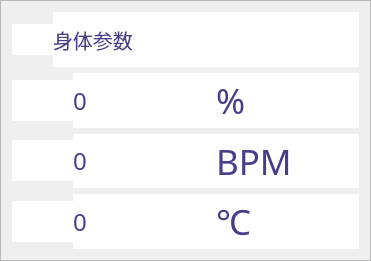
  <widget class="QFrame" name="frame_body">
   <property name="geometry">
    <rect>
     <x>10</x>
     <y>110</y>
     <width>371</width>
     <height>261</height>
    </rect>
   </property>
   <property name="styleSheet">
    <string notr="true">#frame_body {
    background-color: rgb(255, 255, 255); /* 设置背景颜色为白色 */
    border: 1px solid rgb(200, 200, 200); /* 设置边框颜色 */
    border-radius: 10px;                  /* 设置圆角半径 */
}
</string>
   </property>
   <property name="frameShape">
    <enum>QFrame::StyledPanel</enum>
   </property>
   <property name="frameShadow">
    <enum>QFrame::Raised</enum>
   </property>
   <layout class="QGridLayout" name="gridLayout">
    <property name="horizontalSpacing">
     <number>5</number>
    </property>
    <item row="0" column="0">
     <layout class="QHBoxLayout" name="horizontalLayout_4">
      <item>
       <widget class="QLabel" name="label_4">
        <property name="minimumSize">
         <size>
          <width>41</width>
          <height>31</height>
         </size>
        </property>
        <property name="maximumSize">
         <size>
          <width>41</width>
          <height>31</height>
         </size>
        </property>
        <property name="styleSheet">
         <string notr="true">background-color: rgb(255, 255, 255);</string>
        </property>
        <property name="text">
         <string/>
        </property>
        <property name="textFormat">
         <enum>Qt::AutoText</enum>
        </property>
        <property name="pixmap">
         <pixmap resource="icon.qrc">:/icons/widgets/body.png</pixmap>
        </property>
        <property name="scaledContents">
         <bool>true</bool>
        </property>
        <property name="alignment">
         <set>Qt::AlignCenter</set>
        </property>
       </widget>
      </item>
      <item>
       <widget class="QLabel" name="label_bodytitle">
        <property name="font">
         <font>
          <family>阿里妈妈东方大楷</family>
          <pointsize>15</pointsize>
          <bold>false</bold>
         </font>
        </property>
        <property name="styleSheet">
         <string notr="true">
QLabel {
	background-color: rgb(255, 255, 255);
    color: rgb(72,61,139);  /* 字体颜色 */
    
}</string>
        </property>
        <property name="text">
         <string>身体参数</string>
        </property>
        <property name="alignment">
         <set>Qt::AlignLeading|Qt::AlignLeft|Qt::AlignVCenter</set>
        </property>
       </widget>
      </item>
     </layout>
    </item>
    <item row="2" column="0">
     <layout class="QHBoxLayout" name="horizontalLayout_2">
      <property name="spacing">
       <number>0</number>
      </property>
      <item>
       <widget class="QLabel" name="label_2">
        <property name="minimumSize">
         <size>
          <width>61</width>
          <height>41</height>
         </size>
        </property>
        <property name="maximumSize">
         <size>
          <width>61</width>
          <height>41</height>
         </size>
        </property>
        <property name="styleSheet">
         <string notr="true">background-color: rgb(255, 255, 255);</string>
        </property>
        <property name="text">
         <string/>
        </property>
        <property name="textFormat">
         <enum>Qt::AutoText</enum>
        </property>
        <property name="pixmap">
         <pixmap resource="icon.qrc">:/icons/widgets/heart_rate.png</pixmap>
        </property>
        <property name="scaledContents">
         <bool>true</bool>
        </property>
        <property name="alignment">
         <set>Qt::AlignCenter</set>
        </property>
       </widget>
      </item>
      <item>
       <widget class="QLabel" name="label_heartRate">
        <property name="font">
         <font>
          <family>阿里妈妈东方大楷</family>
          <pointsize>18</pointsize>
         </font>
        </property>
        <property name="styleSheet">
         <string notr="true">	background-color: rgb(255, 255, 255);
    color: rgb(72,61,139);  /* 字体颜色 */</string>
        </property>
        <property name="text">
         <string>0</string>
        </property>
       </widget>
      </item>
      <item>
       <widget class="QLabel" name="label_33">
        <property name="font">
         <font>
          <family>阿里妈妈东方大楷</family>
          <pointsize>26</pointsize>
         </font>
        </property>
        <property name="styleSheet">
         <string notr="true">	background-color: rgb(255, 255, 255);
    color: rgb(72,61,139);  /* 字体颜色 */</string>
        </property>
        <property name="text">
         <string>BPM</string>
        </property>
       </widget>
      </item>
     </layout>
    </item>
    <item row="1" column="0">
     <layout class="QHBoxLayout" name="horizontalLayout" stretch="0,0,0">
      <property name="spacing">
       <number>0</number>
      </property>
      <property name="sizeConstraint">
       <enum>QLayout::SetFixedSize</enum>
      </property>
      <item>
       <widget class="QLabel" name="label">
        <property name="minimumSize">
         <size>
          <width>61</width>
          <height>41</height>
         </size>
        </property>
        <property name="maximumSize">
         <size>
          <width>61</width>
          <height>41</height>
         </size>
        </property>
        <property name="styleSheet">
         <string notr="true">background-color: rgb(255, 255, 255);</string>
        </property>
        <property name="text">
         <string/>
        </property>
        <property name="textFormat">
         <enum>Qt::AutoText</enum>
        </property>
        <property name="pixmap">
         <pixmap resource="icon.qrc">:/icons/widgets/bllod.png</pixmap>
        </property>
        <property name="scaledContents">
         <bool>true</bool>
        </property>
        <property name="alignment">
         <set>Qt::AlignCenter</set>
        </property>
       </widget>
      </item>
      <item>
       <widget class="QLabel" name="label_bloodOxygen">
        <property name="font">
         <font>
          <family>阿里妈妈东方大楷</family>
          <pointsize>18</pointsize>
          <bold>false</bold>
          <kerning>true</kerning>
         </font>
        </property>
        <property name="mouseTracking">
         <bool>false</bool>
        </property>
        <property name="styleSheet">
         <string notr="true">	background-color: rgb(255, 255, 255);
    color: rgb(72,61,139);  /* 字体颜色 */</string>
        </property>
        <property name="text">
         <string>0</string>
        </property>
        <property name="textFormat">
         <enum>Qt::AutoText</enum>
        </property>
        <property name="scaledContents">
         <bool>false</bool>
        </property>
       </widget>
      </item>
      <item>
       <widget class="QLabel" name="label_32">
        <property name="font">
         <font>
          <family>阿里妈妈东方大楷</family>
          <pointsize>26</pointsize>
         </font>
        </property>
        <property name="styleSheet">
         <string notr="true">	background-color: rgb(255, 255, 255);
    color: rgb(72,61,139);  /* 字体颜色 */</string>
        </property>
        <property name="text">
         <string>%</string>
        </property>
       </widget>
      </item>
     </layout>
    </item>
    <item row="3" column="0">
     <layout class="QHBoxLayout" name="horizontalLayout_3">
      <item>
       <widget class="QLabel" name="label_3">
        <property name="minimumSize">
         <size>
          <width>61</width>
          <height>41</height>
         </size>
        </property>
        <property name="maximumSize">
         <size>
          <width>61</width>
          <height>41</height>
         </size>
        </property>
        <property name="styleSheet">
         <string notr="true">background-color: rgb(255, 255, 255);</string>
        </property>
        <property name="text">
         <string/>
        </property>
        <property name="textFormat">
         <enum>Qt::AutoText</enum>
        </property>
        <property name="pixmap">
         <pixmap resource="icon.qrc">:/icons/widgets/people_temp.png</pixmap>
        </property>
        <property name="scaledContents">
         <bool>true</bool>
        </property>
        <property name="alignment">
         <set>Qt::AlignCenter</set>
        </property>
       </widget>
      </item>
      <item>
       <widget class="QLabel" name="label_peopleTemp">
        <property name="font">
         <font>
          <family>阿里妈妈东方大楷</family>
          <pointsize>18</pointsize>
         </font>
        </property>
        <property name="styleSheet">
         <string notr="true">	background-color: rgb(255, 255, 255);
    color: rgb(72,61,139);  /* 字体颜色 */</string>
        </property>
        <property name="text">
         <string>0</string>
        </property>
       </widget>
      </item>
      <item>
       <widget class="QLabel" name="label_28">
        <property name="font">
         <font>
          <family>阿里妈妈东方大楷</family>
          <pointsize>26</pointsize>
         </font>
        </property>
        <property name="styleSheet">
         <string notr="true">	background-color: rgb(255, 255, 255);
    color: rgb(72,61,139);  /* 字体颜色 */</string>
        </property>
        <property name="text">
         <string>℃</string>
        </property>
       </widget>
      </item>
     </layout>
    </item>
   </layout>
  </widget>
